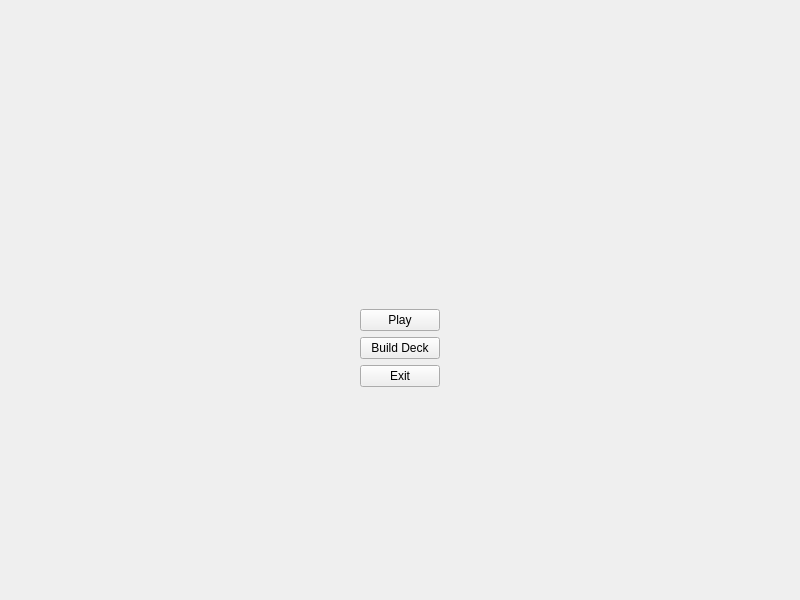
<?xml version="1.0" encoding="UTF-8"?>
<ui version="4.0">
 <class>MainWindow</class>
 <widget class="QMainWindow" name="MainWindow">
  <property name="geometry">
   <rect>
    <x>0</x>
    <y>0</y>
    <width>800</width>
    <height>600</height>
   </rect>
  </property>
  <property name="minimumSize">
   <size>
    <width>800</width>
    <height>600</height>
   </size>
  </property>
  <property name="windowTitle">
   <string>Caravan</string>
  </property>
  <widget class="QWidget" name="mainmenuWidget">
   <property name="enabled">
    <bool>true</bool>
   </property>
   <property name="autoFillBackground">
    <bool>false</bool>
   </property>
   <layout class="QGridLayout" name="gridLayout">
    <item row="1" column="2">
     <spacer name="horizontalSpacer_2">
      <property name="orientation">
       <enum>Qt::Horizontal</enum>
      </property>
      <property name="sizeHint" stdset="0">
       <size>
        <width>40</width>
        <height>20</height>
       </size>
      </property>
     </spacer>
    </item>
    <item row="0" column="1">
     <spacer name="verticalSpacer">
      <property name="orientation">
       <enum>Qt::Vertical</enum>
      </property>
      <property name="sizeType">
       <enum>QSizePolicy::Minimum</enum>
      </property>
      <property name="sizeHint" stdset="0">
       <size>
        <width>20</width>
        <height>300</height>
       </size>
      </property>
     </spacer>
    </item>
    <item row="1" column="1">
     <widget class="QPushButton" name="playButton">
      <property name="text">
       <string>Play</string>
      </property>
     </widget>
    </item>
    <item row="3" column="1">
     <widget class="QPushButton" name="exitButton">
      <property name="text">
       <string>Exit</string>
      </property>
     </widget>
    </item>
    <item row="1" column="0">
     <spacer name="horizontalSpacer">
      <property name="orientation">
       <enum>Qt::Horizontal</enum>
      </property>
      <property name="sizeHint" stdset="0">
       <size>
        <width>40</width>
        <height>20</height>
       </size>
      </property>
     </spacer>
    </item>
    <item row="2" column="1">
     <widget class="QPushButton" name="builddeckButton">
      <property name="text">
       <string>Build Deck</string>
      </property>
     </widget>
    </item>
    <item row="4" column="1">
     <spacer name="verticalSpacer_2">
      <property name="orientation">
       <enum>Qt::Vertical</enum>
      </property>
      <property name="sizeType">
       <enum>QSizePolicy::Expanding</enum>
      </property>
      <property name="sizeHint" stdset="0">
       <size>
        <width>20</width>
        <height>30</height>
       </size>
      </property>
     </spacer>
    </item>
   </layout>
  </widget>
 </widget>
 <resources/>
 <connections>
  <connection>
   <sender>exitButton</sender>
   <signal>clicked()</signal>
   <receiver>MainWindow</receiver>
   <slot>exit()</slot>
   <hints>
    <hint type="sourcelabel">
     <x>395</x>
     <y>380</y>
    </hint>
    <hint type="destinationlabel">
     <x>405</x>
     <y>599</y>
    </hint>
   </hints>
  </connection>
  <connection>
   <sender>playButton</sender>
   <signal>clicked()</signal>
   <receiver>MainWindow</receiver>
   <slot>play_game()</slot>
   <hints>
    <hint type="sourcelabel">
     <x>425</x>
     <y>323</y>
    </hint>
    <hint type="destinationlabel">
     <x>525</x>
     <y>139</y>
    </hint>
   </hints>
  </connection>
  <connection>
   <sender>builddeckButton</sender>
   <signal>clicked()</signal>
   <receiver>MainWindow</receiver>
   <slot>build_deck()</slot>
   <hints>
    <hint type="sourcelabel">
     <x>437</x>
     <y>366</y>
    </hint>
    <hint type="destinationlabel">
     <x>732</x>
     <y>343</y>
    </hint>
   </hints>
  </connection>
 </connections>
 <slots>
  <slot>exit()</slot>
  <slot>play_game()</slot>
  <slot>build_deck()</slot>
 </slots>
</ui>
